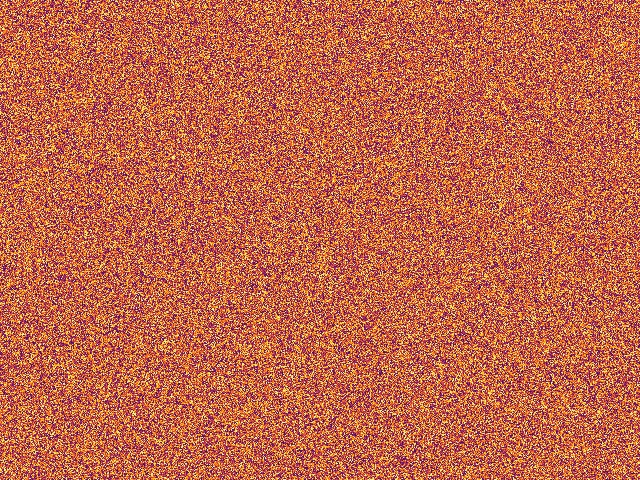
#> input picture images/simulated_ir_image.jpg, 640 x 480 px, found by its file name
$ python calibrate_ir.py
#> lines starting #> are read from the running program, lines starting #| are printed output that depends on the picture
import numpy as np
import cv2
import matplotlib.pyplot as plt

# Load the simulated infrared image
infrared_image = cv2.imread("simulated_ir_image.jpg", cv2.IMREAD_GRAYSCALE)
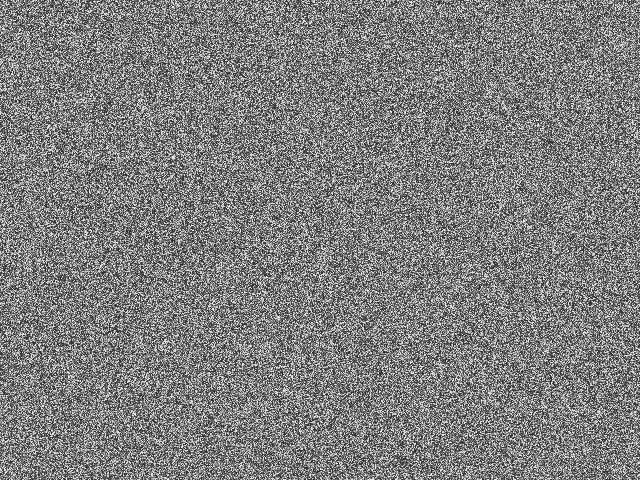
#> infrared_image: shape (480, 640); min 30, max 249, mean 126.5

# Flat-Field Correction (FFC)
def apply_flat_field_correction(image):
    # Simulate a calibration frame (average of multiple IR frames in real-world)
    calibration_frame = cv2.GaussianBlur(image, (15, 15), 0)
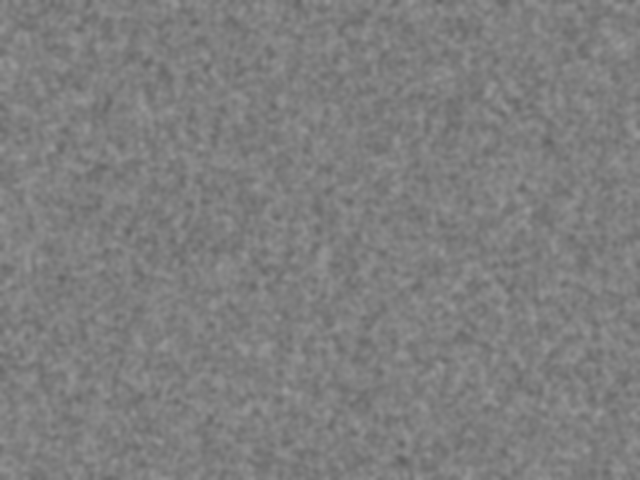
#> calibration_frame: shape (480, 640); min 97, max 154, mean 126.5

    # Normalize image using calibration frame
    corrected_image = cv2.subtract(image, calibration_frame)
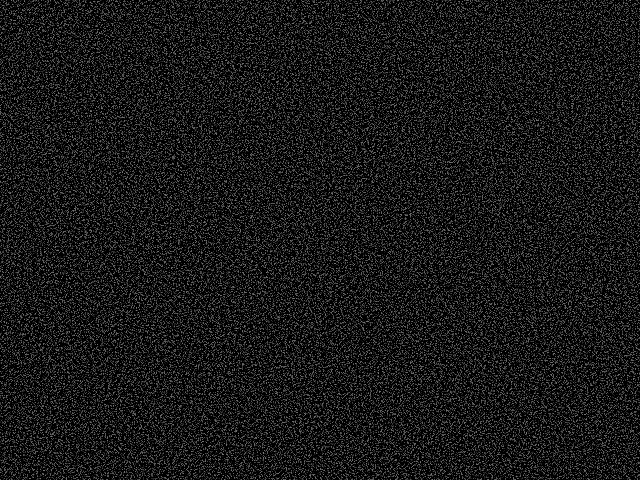
#> corrected_image: shape (480, 640); min 0, max 137, mean 24.4
    corrected_image = cv2.normalize(corrected_image, None, 0, 255, cv2.NORM_MINMAX)
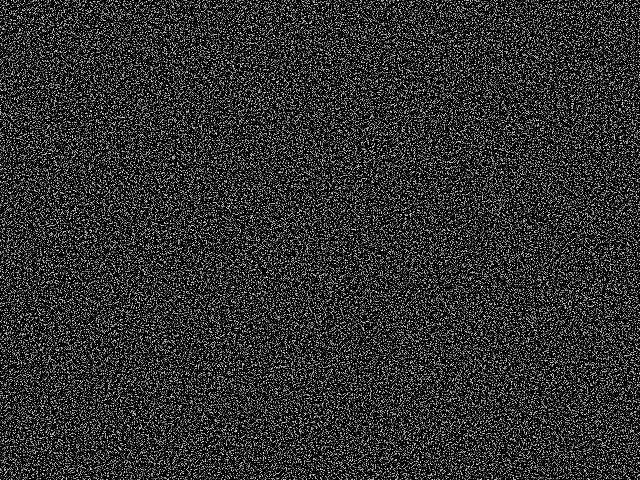
#> corrected_image: shape (480, 640); min 0, max 255, mean 45.3

    return corrected_image.astype(np.uint8)

# Noise Reduction (Denoising using Gaussian Blur)
def reduce_noise(image):
    return cv2.GaussianBlur(image, (5, 5), 0)
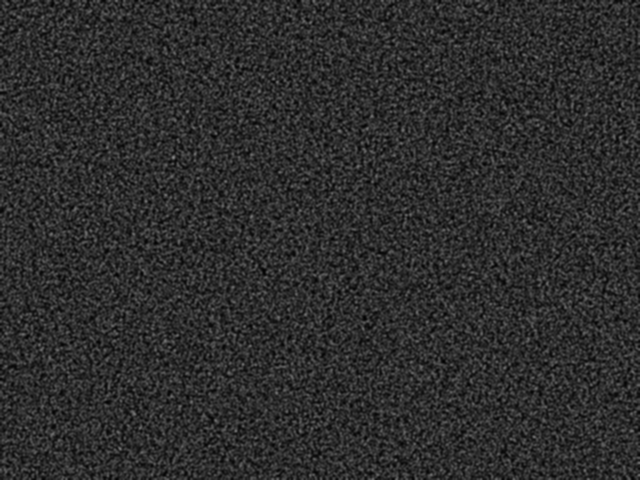
#> returned value: shape (480, 640); min 1, max 134, mean 45.3

# Apply calibration steps
calibrated_image = apply_flat_field_correction(infrared_image)
denoised_image = reduce_noise(calibrated_image)

# Apply colormap to visualize correction
calibrated_colored = cv2.applyColorMap(denoised_image, cv2.COLORMAP_INFERNO)
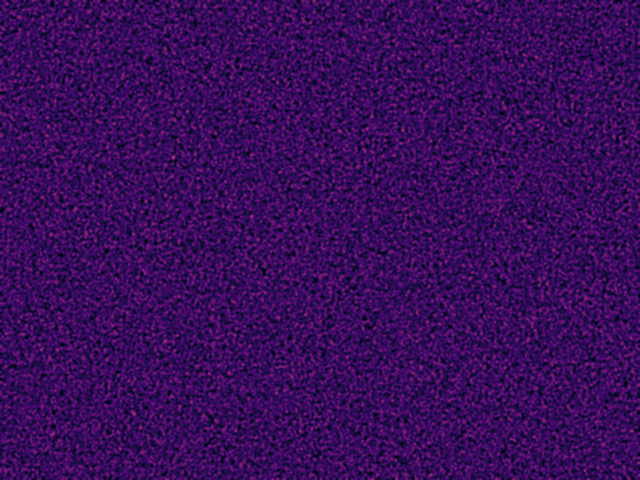
#> calibrated_colored: shape (480, 640, 3); mean B, G, R 90.3, 12, 56

# Display the original and corrected images
plt.figure(figsize=(10,5))
plt.subplot(1,2,1)
plt.imshow(cv2.applyColorMap(infrared_image, cv2.COLORMAP_INFERNO))
plt.title("Original Infrared Image")
plt.axis("off")

plt.subplot(1,2,2)
plt.imshow(cv2.cvtColor(calibrated_colored, cv2.COLOR_BGR2RGB))
plt.title("Calibrated & Denoised Infrared Image")
plt.axis("off")

plt.show()
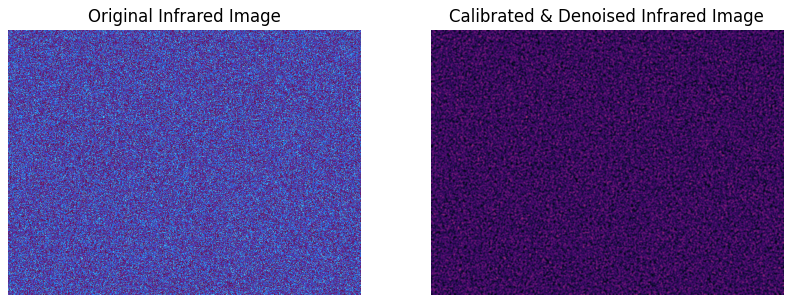
#> figure drawn by matplotlib, 2 panels

# Save the processed image
cv2.imwrite("calibrated_ir_image.jpg", calibrated_colored)
print("Calibrated infrared image saved as 'calibrated_ir_image.jpg'")
